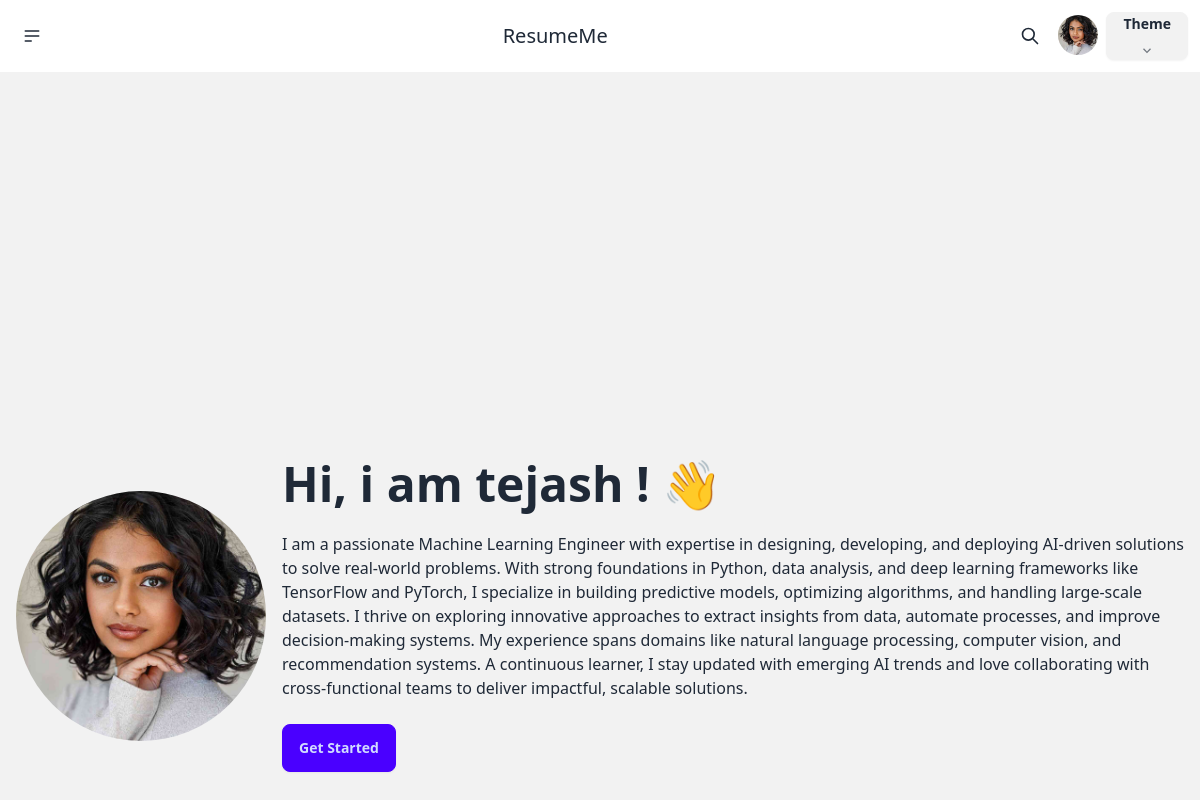
Page /profile/ (signed in) on the committed database.
### home/models.py (models this page shows, shortened)
class UserExtra(models.Model):
    user = models.ForeignKey(User, on_delete=models.CASCADE)
    profile_photo = models.ImageField(upload_to='profile_photo/', null=True, blank=True)
    phone = models.CharField(max_length=20,null=True, blank=True)
    bio = models.TextField(null=True,blank=True)
    education = models.TextField(null=True,blank=True)
    skills = models.TextField(null=True,blank=True)
    experience = models.TextField(null=True,blank=True)
    resume_file = models.FileField(upload_to='resumes/', null=True, blank=True)
    city =  models.CharField(max_length=30,null=True, blank=True)
    state =  models.CharField(max_length=30,null=True, blank=True)
    github = models.CharField(max_length=200, null=True, blank=True)
    linkdin = models.CharField(max_length=200, null=True, blank=True)
    join_date = models.DateTimeField(auto_now_add=True)

### profiles/views.py (the view)
# urls.py: path('', views.profile, name='profile'),
def profile(request):
    try:
        user_obj = UserExtra.objects.get(user=request.user)
    except UserExtra.DoesNotExist:
        return render(request, 'profilepage.html', {'error': 'profilepage not found'})
    exp_obj = Expirence.objects.filter(user=request.user).order_by('from_date')
    return render(request, 'profilepage.html',{'data': user_obj,'exp': exp_obj})

### templates/profilepage.html
{% include "base.html" %}
<div class="hero bg-base-200 min-h-screen mt-0">
    <div class="hero-content flex-col lg:flex-row">
        <img
        style="width: 250px;"
  class="mask mask-circle"
  src="{{data.profile_photo.url}}" />
      <div>
        <h1 class="text-5xl font-bold">Hi, i am {{data.user.first_name}}!  👋
        </h1>
        <p class="py-6">
          {{data.bio}}
        </p>
        <button class="btn btn-primary">Get Started</button>
      </div>
    </div>
  </div>

### templates/base.html (shortened to what this page needs)
<!DOCTYPE html>
{% load static %}
<html lang="en">
<head>
    <link href="https://cdn.jsdelivr.net/npm/daisyui@4.12.23/dist/full.min.css" rel="stylesheet" type="text/css" />
    <script src="https://cdn.tailwindcss.com"></script>
</head>
<body>
  {% load static %}
    <div class="navbar ">
        <div class="navbar-start">
          <div class="dropdown">
            <div tabindex="0" role="button" class="btn btn-ghost btn-circle">
              <svg
                xmlns="http://www.w3.org/2000/svg"
                class="h-5 w-5"
                fill="none"
                viewBox="0 0 24 24"
                stroke="currentColor">
                <path
                  stroke-linecap="round"
                  stroke-linejoin="round"
                  stroke-width="2"
                  d="M4 6h16M4 12h16M4 18h7" />
              </svg>
            </div>
          </div>
        </div>
        <div class="navbar-center">
          <a class="text-xl" href="/">ResumeMe</a>
        </div>
        <div class="navbar-end">
          <button class="btn btn-ghost btn-circle">
            <svg
              xmlns="http://www.w3.org/2000/svg"
              class="h-5 w-5"
              fill="none"
              viewBox="0 0 24 24"
              stroke="currentColor">
              <path
                stroke-linecap="round"
                stroke-linejoin="round"
                stroke-width="2"
                d="M21 21l-6-6m2-5a7 7 0 11-14 0 7 7 0 0114 0z" />
            </svg>
          </button>
          <div class="dropdown dropdown-end">
            <div tabindex="0" role="button" class="btn btn-ghost btn-circle avatar">
              <div class="w-10 rounded-full">
                <img
                  {% if data.profile_photo %}
                    src="{{ data.profile_photo.url }}"
                  {% else %}
                    src="/static/images.png"
                  {% endif %}
                  alt="Profile Photo"
                  />
              </div>
            </div>
          </div>
        </div>
        <div class="dropdown dropdown-end">
          <div tabindex="0" role="button" class="btn m-1">
            Theme
            <svg
              width="12px"
              height="12px"
              class="inline-block h-2 w-2 fill-current opacity-60"
              xmlns="http://www.w3.org/2000/svg"
              viewBox="0 0 2048 2048">
              <path d="M1799 349l242 241-1017 1017L7 590l242-241 775 775 775-775z"></path>
            </svg>
          </div>
        </div>
      </div>
</body>
</html>

### templates/base.html (style rules this page uses)
body { background-color: neutral-content; }

### rows in the picture
UserExtra: profile_photo (picture), user.first_name "tejash", bio "I am a passionate Machine Learning Engineer with expertise in designing, developing, and deploying AI-driven solutions to solve real-world problems. With strong foundations in Python, data analysis, and deep learning frameworks like TensorFlow and PyTorch, I specialize in building predictive models, optimizing algorithms, and handling large-scale datasets. I thrive on exploring innovative approaches to extract insights from data, automate processes, and improve decision-making systems. My experience spans domains like natural language processing, computer vision, and recommendation systems. A continuous learner, I stay updated with emerging AI trends and love collaborating with…"
